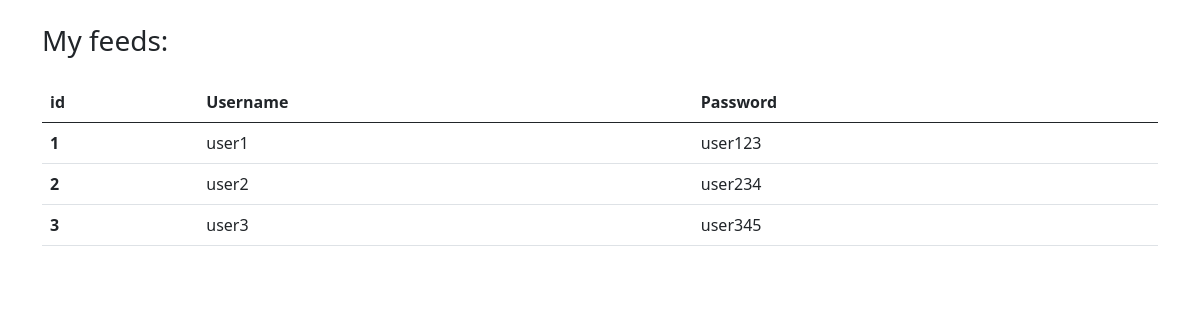
/feeds, run on an earlier commit of the app's database.
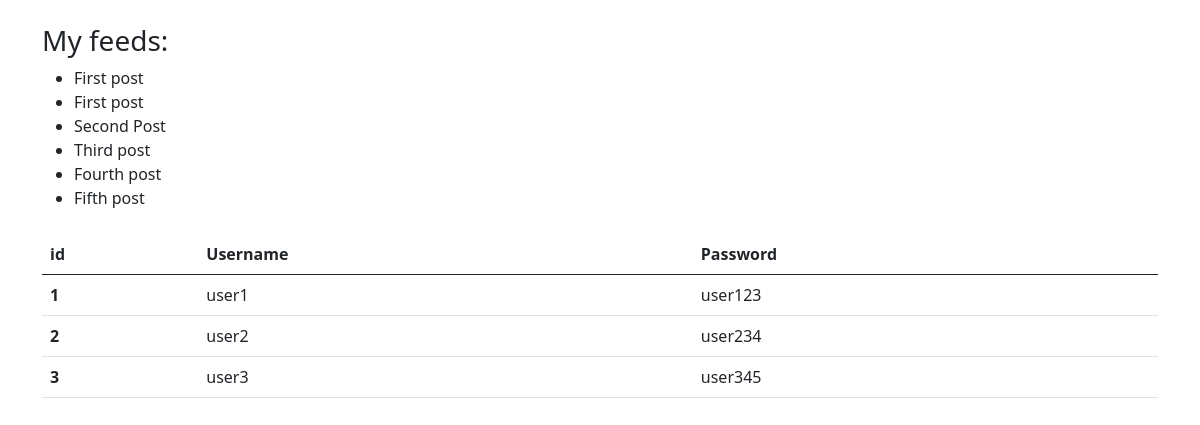
And on a later commit of the database.
### blogs/models.py (models this page shows)
class User(AbstractUser):
    def __str__(self):
        return self.username

class FeedModel(models.Model):
    feed = models.CharField(max_length=100)

### blogs/views.py (the view)
# urls.py: path('feeds', views.feeds, name="feeds")
def feeds(request):
    data = FeedModel.objects.all()
    users = User.objects.all()
    return render(request, 'blogs/feeds.html', {'data':data, 'users':users})

### blogs/templates/blogs/feeds.html (shortened to what this page needs)
<!DOCTYPE html>
<html lang="en">
<head>
    <link href="https://cdn.jsdelivr.net/npm/bootstrap@5.0.2/dist/css/bootstrap.min.css" rel="stylesheet"
>
</head>
<body>
    <div class="container mt-4">
        <h3>My feeds:</h3>
        <ul>
            {% for inputs in data %}
            <li>{{ inputs.feed }}</li>
            {% endfor %}
        </ul>
    </div>
    <div class="container mt-4">
        <table class="table">
            <thead>
                <tr>
                    <th scope="col">id</th>
                    <th scope="col">Username</th>
                    <th scope="col">Password</th>
                </tr>
            </thead>
            <tbody>
                {% for inputs in users %}
                <tr>
                    <th scope="row">{{inputs.id}}</th>
                    <td>{{inputs.username}}</td>
                    <td>{{inputs.password}}</td>
                </tr>
                {% endfor %}
            </tbody>
        </table>
    </div>
</body>
</html>

What changed in the data, as far as the page shows it:
added FeedModel: feed "First post"
added FeedModel: feed "First post"
added FeedModel: feed "Second Post"
added FeedModel: feed "Third post"
added FeedModel: feed "Fourth post"
added FeedModel: feed "Fifth post"
